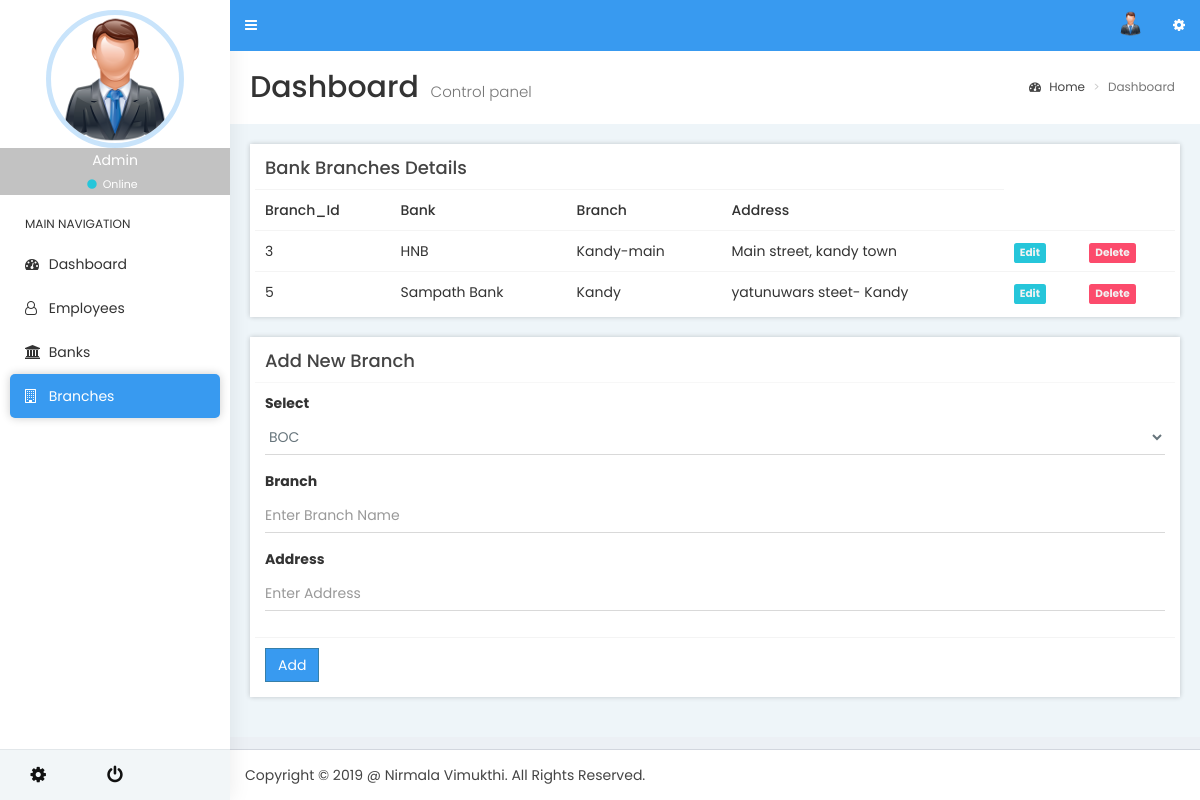
Before: /branch.php with the older database file.
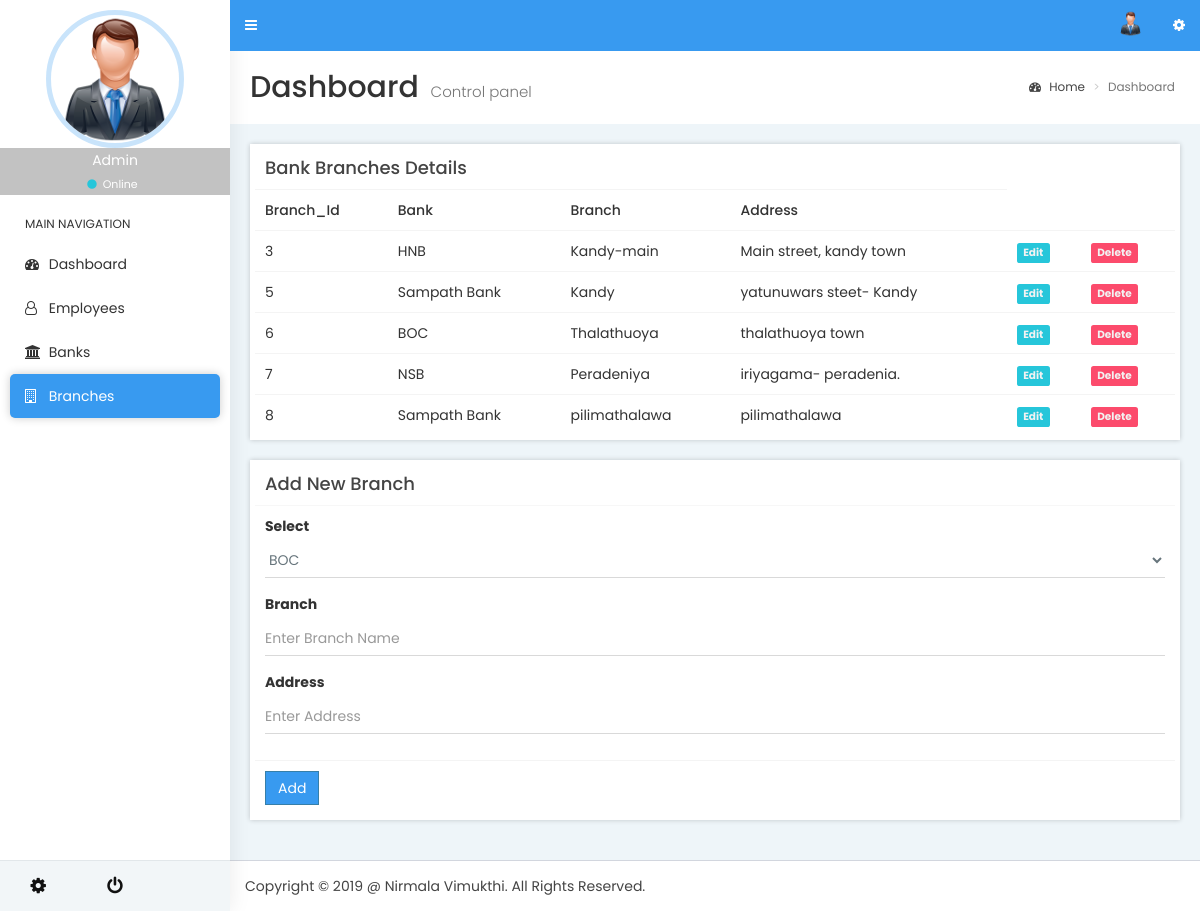
After: the same page with the newer database file.
### tables this page shows
CREATE TABLE `bank_branch` (
  `branch_id` int(11) NOT NULL,
  `branch_name` varchar(100) NOT NULL,
  `branch_address` varchar(150) NOT NULL,
  `bank_id` int(11) NOT NULL,
  `status` int(1) NOT NULL
);

CREATE TABLE `bank` (
  `bank_id` int(11) NOT NULL,
  `bank_name` varchar(50) NOT NULL,
  `status` int(1) NOT NULL
);

### functions/function.php (called while the page is built, shortened)
<?php
function load_head_component(){
	require_once('layout/head.php');
}
function load_header(){
	require_once('layout/header.php');
}
function load_footer(){
	require_once('layout/foot.php');
}
function connect_db(){
	require_once('include/dbbank.inc.php');
	require_once('include/employee.inc.php');
	require_once('include/viewemployee.inc.php');
}
?>

### include/dbbank.inc.php (called while the page is built, shortened)
<?php
class dbbank {
	protected function connect(){
		$this->servername ="localhost";
		$this->username ="root";
		$this->password ="";
		$this->dbname ="Bank_Employees";
		$conn = new mysqli($this->servername, $this->username, $this->password, $this->dbname);
		return $conn;
	}
}
?>

### include/employee.inc.php (called while the page is built, shortened)
<?php
class employee extends dbbank {
	protected function getallbank($bank_id){
		$sql = 'SELECT * FROM bank WHERE bank_id='.$bank_id.' ';
		$result = $this->connect() -> query($sql);
		$numRows =$result -> num_rows;
		if ($numRows > 0){
			while ($row =$result->fetch_assoc()){
				$data[] = $row;
			}
			return $data;
		}
	}
		protected function getbank(){
		$sql = 'SELECT * FROM bank WHERE status=1';
		$result = $this->connect() -> query($sql);
		$numRows =$result -> num_rows;
		if ($numRows > 0){
			while ($row =$result->fetch_assoc()){
				$data[] = $row;
			}
			return $data;
		}
	}
	protected function getallbranches(){
		$sql = 'SELECT * FROM bank_branch WHERE status="1"';
		$result = $this->connect() -> query($sql);
		$numRows =$result -> num_rows;
		if ($numRows > 0){
			while ($row =$result->fetch_assoc()){
				$data[] = $row;
			}
			return $data;
		}
	}
}

### include/viewemployee.inc.php (the view, shortened to what this page needs)
<?php
class viewemployee extends employee {
public function branch_detail($edit){
	$branches = $this-> getallbranches();
	foreach ($branches as $branch) {
		$branch_id=  $branch['branch_id'];
		$branch_name=  $branch['branch_name'];
		$bank_id=  $branch['bank_id'];
		$branch_address=  $branch['branch_address'];
		$bank_name =null;
		$banks = $this-> getallbank($bank_id);
				foreach ($banks as $bank) {
					$bank_name= $bank['bank_name'];
		}
		if($edit == $branch_id){
echo'<tr class="progress progress-xs progress-striped active">
<form action="branch_update.php?id='.$branch_id.'" method="post" enctype="multipart/form-data">
<td>'.$branch_id.'</td>
<td>'.$bank_name.'</td>
<td><input type="text" value="'.$branch_name.'" name="name"></td>
<td><input type="text" value="'.$branch_address.'" name="add"></td>
<td><input type="submit" class="btn-primary" value="Save"></td>
<td><a href="branch.php"<span class="label label-warning">cancel</span></a></td>
</form>
</tr>';
}
else{
	echo'<tr>
<td>'.$branch_id.'</td>
<td>'.$bank_name.'</td>
<td>'.$branch_name.'</td>
<td>'.$branch_address.'</td>
<td><a href="branch.php?edit='.$branch_id.'"<span class="label label-success">Edit</span></a></td>
<td><a href="branch.php?del='.$branch_id.'"<span class="label label-danger">Delete</span></a></td>
</tr>';
}
		}
	}
	public function select_bank_option(){
			$datas = $this-> getbank();
			foreach ($datas as $data) {
					echo '<option value="'.$data['bank_id'].'"> '.$data['bank_name'].'</option>';
	}
}
}

### branch.php (shortened to what this page needs)
<!DOCTYPE html>
<html lang="en">
<head>
     <?php require_once('functions/function.php');
     load_head_component();
     $em = new viewemployee();
?>
  </head>
<body class="hold-transition skin-blue sidebar-mini">
<div class="wrapper">
<?php load_header();?>
<aside class="main-sidebar">
    <section class="sidebar" style="height: auto;">
      <div class="user-panel">
        <div class="image">
          <img src="images/admin.jpg" class="img-circle" alt="User Image">
        </div>
        <div class="info">
          <p>Admin</p>
          <a href="#"><i class="fa fa-circle text-success"></i> Online</a>
        </div>
      </div>
      <ul class="sidebar-menu tree" data-widget="tree">
       <li class="header">MAIN NAVIGATION</li>
        <li >
          <a href="index.php">
            <i class="fa fa-dashboard"></i> <span>Dashboard</span>
          </a>
        </li>
        <li >
          <a href="Employee.php">
            <i class="fa fa-user-o"></i> <span>Employees</span>
          </a>
        </li>
        <li>
          <a href="bank.php">
            <i class="fa fa-bank"></i> <span>Banks</span>
          </a>
        </li>
        <li class="active">
          <a href="branch.php">
            <i class="fa  fa-building-o"></i> <span>Branches</span>
          </a>
        </li>
      </ul>
    </section>
    <div class="sidebar-footer">
    <a href="#" class="link" data-toggle="tooltip" title="" data-original-title="Settings"><i class="fa fa-cog fa-spin"></i></a>
    <a href="#" class="link" data-toggle="tooltip" title="" data-original-title="Logout"><i class="fa fa-power-off"></i></a>
  </div>
  </aside>
  <div class="content-wrapper">
    <section class="content-header">
      <h1>
        Dashboard
        <small>Control panel</small>
      </h1>
      <ol class="breadcrumb">
        <li><a href="#"><i class="fa fa-dashboard"></i> Home</a></li>
        <li class="active">Dashboard</li>
      </ol>
    </section>
    <section class="content">
      <div class="row">
        <section class="col-lg-12 connectedSortable">
         <div class="row">
        <div class="col-xs-12">
          <div class="box">
            <div class="box-header">
              <h3 class="box-title">Bank Branches Details</h3>
            </div>
            <div class="box-body table-responsive no-padding">
              <table class="table table-hover">
                <tr>
                  <th>Branch_Id</th>
                  <th>Bank</th>
                  <th>Branch</th>
                  <th>Address</th>
                  </tr>
                <?php
                if(isset($_GET['edit'])){
                	$edit =$_GET['edit'];}
                	else{
                		$edit=0;
                	}
	                $em -> branch_detail($edit); ?>
              </table>
            </div>
          </div>
        </div>
      </div>
      <div class="box box-primary">
            <div class="box-header with-border">
              <h3 class="box-title">Add New Branch</h3>
            </div>
            <form class="form-element" method="POST" action="addbranch.php">
              <div class="box-body">
                <div class="form-group">
                  <label>Select</label>
                  <select name="bank" class="form-control">
                    <?php $em -> select_bank_option("bank_branch",""); ?>
                  </select>
                </div>
                <div class="form-group">
                  <label for="bankname">Branch</label>
                  <input type="text" class="form-control" id="branch" name="branch" placeholder="Enter Branch Name">
                </div>
                 <div class="form-group">
                  <label for="bankname">Address</label>
                  <input type="text" class="form-control" id="add" name="add" placeholder="Enter Address">
                </div>
                </div>
              <div class="box-footer">
                <button type="submit" class="btn btn-primary">Add</button>
              </div>
            </form>
          </div>
    </section>
  </div>
</div>
<?php load_footer(); ?>
</div>
</body>
</html>

### layout/head.php (shortened to what this page needs)
<link rel="stylesheet" href="assets/vendor_components/bootstrap/dist/css/bootstrap.css">
<link rel="stylesheet" href="assets/vendor_components/font-awesome/css/font-awesome.css">
<link rel="stylesheet" href="assets/vendor_components/Ionicons/css/ionicons.css">
<link rel="stylesheet" href="css/master_style.css">
<link rel="stylesheet" href="css/skins/_all-skins.css">
<link rel="stylesheet" href="assets/vendor_components/morris.js/morris.css">
<link rel="stylesheet" href="assets/vendor_components/jvectormap/jquery-jvectormap.css">
<link rel="stylesheet" href="assets/vendor_components/bootstrap-datepicker/dist/css/bootstrap-datepicker.css">
<link rel="stylesheet" href="assets/vendor_components/bootstrap-daterangepicker/daterangepicker.css">
<link rel="stylesheet" href="assets/vendor_plugins/bootstrap-wysihtml5/bootstrap3-wysihtml5.css">

### layout/header.php (shortened to what this page needs)
<header class="main-header">
  <nav class="navbar navbar-static-top">
    <a href="#" class="sidebar-toggle" data-toggle="push-menu" role="button">
    </a>
    <div class="navbar-custom-menu">
      <ul class="nav navbar-nav">
        <li class="dropdown user user-menu">
          <a href="#" class="dropdown-toggle" data-toggle="dropdown">
            <img src="images/admin.jpg" class="user-image" alt="User Image">
          </a>
     </li>
        <li>
          <a href="#" data-toggle="control-sidebar"><i class="fa fa-cog fa-spin"></i></a>
        </li>
      </ul>
    </div>
  </nav>
</header>

### layout/foot.php (shortened to what this page needs)
<footer class="main-footer">
  Copyright &copy; 2019 @ Nirmala Vimukthi</a>. All Rights Reserved.
</footer>

### css/skins/_all-skins.css (style rules this page uses)
.skin-blue .main-header .navbar { background-color: #389af0; }
.skin-blue .main-header .navbar .nav > li > a { color: #ffffff; }
.skin-blue .main-header .navbar .sidebar-toggle { color: #ffffff; }
.skin-blue .main-header .navbar .sidebar-toggle { color: #fff; }
.skin-blue .content-header { background: #fff; }
.skin-blue .content { background: #eef5f9; }
.skin-blue .wrapper, .skin-blue .main-sidebar, .skin-blue .left-side { background-color: #fff; box-shadow: 1px 0px 20px rgba(0,0,0,0.08); }
.skin-blue .user-panel > .info, .skin-blue .user-panel > .info > a { color: #fff; }
.skin-blue .user-panel > .info { background-color: rgba(0, 0, 0, 0.24); }
.skin-blue .sidebar-menu > li.header { color: #333; background: #fff; }
.skin-blue .sidebar-menu > li > a { border-left:none; }
.skin-blue .sidebar-menu > li:hover > a, .skin-blue .sidebar-menu > li.active > a, .skin-blue .sidebar-menu > li.menu-open > a { color: #ffffff; background: #389af0; }
.skin-blue .sidebar-menu > li.active > a { border-left-color: #389af0; }
.skin-blue .sidebar a { color: #333; }

Changed rows visible on the page:
added bank_branch: branch_id "6", bank.bank_name "BOC", branch_name "Thalathuoya", branch_address "thalathuoya town"
added bank_branch: branch_id "7", bank.bank_name "NSB", branch_name "Peradeniya", branch_address "iriyagama- peradenia."
added bank_branch: branch_id "8", bank.bank_name "Sampath Bank", branch_name "pilimathalawa", branch_address "pilimathalawa"
